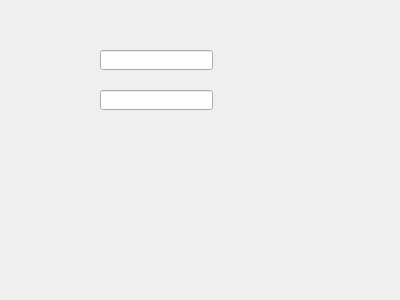
<?xml version="1.0" encoding="UTF-8"?>
<ui version="4.0">
 <class>Form</class>
 <widget class="QWidget" name="Form">
  <property name="geometry">
   <rect>
    <x>0</x>
    <y>0</y>
    <width>400</width>
    <height>300</height>
   </rect>
  </property>
  <property name="windowTitle">
   <string>Form</string>
  </property>
  <widget class="QLineEdit" name="lineEdit">
   <property name="geometry">
    <rect>
     <x>100</x>
     <y>50</y>
     <width>113</width>
     <height>20</height>
    </rect>
   </property>
  </widget>
  <widget class="QLineEdit" name="lineEdit_2">
   <property name="geometry">
    <rect>
     <x>100</x>
     <y>90</y>
     <width>113</width>
     <height>20</height>
    </rect>
   </property>
   <property name="inputMethodHints">
    <set>Qt::ImhDigitsOnly|Qt::ImhLowercaseOnly</set>
   </property>
  </widget>
 </widget>
 <resources/>
 <connections/>
</ui>
